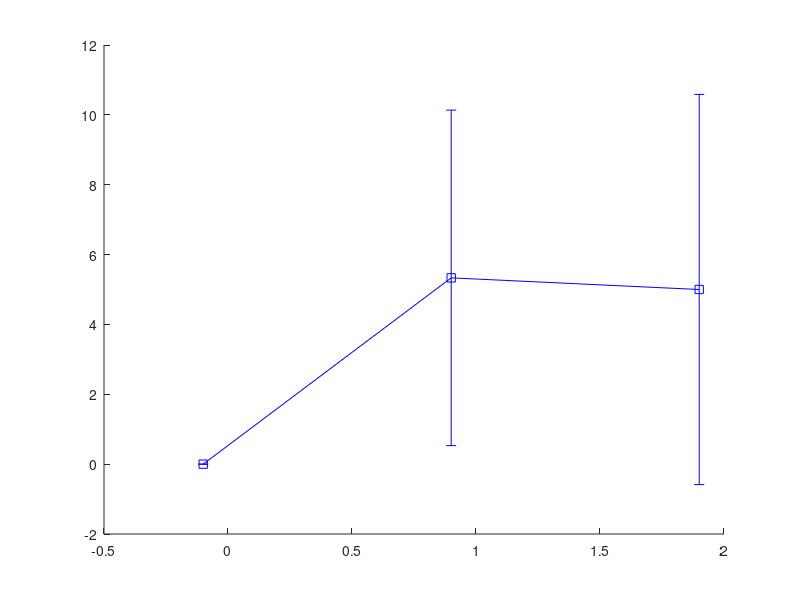

This chart was generated by the following MATLAB code: (Note: this script raises an error after producing the figure.)
% Program to evaluate BMI performance across all subjects and sessions of clinical study - NRI Project
% Author: Nikunj A. Bhagat, Graduate Student, University of Houston, 
% Contact: nbhagat08[at]gmail.com
% Date: October 12, 2015
%------------------------------------------------------------------------------------------------------------------------
% Revisions
% 10/12/15 - Evolved from import_markers_for_source_localization.m and acc_err_plots.m
%                    
%                    
%------------------------------------------------------------------------------------------------------------------------
clear;
paper_font_size = 12;
x_axis_deviation = [0.15,0.05,-0.05,-0.15];
directory = 'D:\NRI_Project_Data\Clinical_study_Data\';
Subject_names = {'S9014','S9012','S9011','S9010','S9009','S9007'};
Subject_numbers = [9014,9012,9011,9010,9009,9007];
Subject_labels = {'S6','S5','S4','S3','S2','S1'};
Subject_velocity_threshold = [1.17,1.28,1.16,1.03,1.99,1.19];
ACC_marker_color = {'--ob','-sk','-vr','-^m','--ok','-sb'};
Latency_marker_color = {'ob','sk','vr','^m','ok','sb'};
TPR_marker_color = {'--ok','--sk','--ok','--*k','--^k'};
FPR_marker_color = {'--ok','-sk','-ok','*k','^k'};
Marker_face_color = {'w','k','r','m','w','b'};
Sig_line_color = {'--k','--k','--k','--k','--k','--k'};
%likert_marker_color = {'-ok','-sk','-ok','--^k','-vk'};
h_acc = zeros(length(Subject_names),1);
h_tpr = zeros(length(Subject_names),1);
h_fpr = zeros(length(Subject_names),1);
h_intent = zeros(length(Subject_names),1);
h_likert = zeros(length(Subject_names),1);

plot_c3i_poster_plot = 0; 
plot_sfn_poster_plot = 0;
plot_movement_smoothness = 0;

if plot_sfn_poster_plot == 1
     all_subjects_bmi_performance = zeros(12,14,length(Subject_names));
     
    for subj_n = 1:length(Subject_names)
        bmi_performance = [];
%         bmi_performance_blockwise = [];
               
        fileid = dir([directory 'Subject_' Subject_names{subj_n} '\' Subject_names{subj_n} '_session_wise_results*']);
        results_filename = [directory 'Subject_' Subject_names{subj_n} '\' fileid.name];
        if ~exist(results_filename,'file')
            continue
        end
        subject_study_data = dlmread(results_filename,',',1,0);
        % Array fields - subject_study_data
        % 1 - Session_nos	2 - Block_number	3- Start_of_trial	4 - End_of_trial	5 - Valid_or_catch	
        % 6 - Intent_detected	7 - Time_to_trigger     8 -  Number_of_attempts     9 - EEG_decisions	10 - EEG_EMG_decisions	
        % 11 - MRCP_slope	12 - MRCP_neg_peak	13 - MRCP_AUC	14 - MRCP_mahalanobis	15 - feature_index	
        % 16 - Corrected_spatial_chan_avg_index     17 - Correction_applied_in_samples      18 - Likert_score	19 - Target     
        % 20 - Kinematic_onset_sample_num	21 - Target_is_hit   22 - Detection latency 23 - EMG_decisions
        
        unique_session_nos = unique(subject_study_data(:,1));
        subject_intent_per_min = [];
        for ses_num = 1:length(unique_session_nos)
            session_performance = subject_study_data(subject_study_data(:,1) == unique_session_nos(ses_num),:);
                        
            ind_valid_trials = find(session_performance(:,5) == 1);  % col 5 - Valid(1) or Catch(2)
            ind_success_valid_trials = find((session_performance(:,5) == 1) & (session_performance(:,6) == 1)); % col 5 - Intent detected
            session_TPR = length(ind_success_valid_trials)/length(ind_valid_trials);      % TPR

            ind_catch_trials = find(session_performance(:,5) == 2);
            ind_failed_catch_trials = find((session_performance(:,5) == 2) & (session_performance(:,6) == 1));
            ind_success_catch_trials = find((session_performance(:,5) == 2) & (session_performance(:,6) == 0));
            session_FPR = length(ind_failed_catch_trials)/length(ind_catch_trials); %FPR
            
            Session_accuracy = (length(ind_success_valid_trials) + length(ind_success_catch_trials))/(length(ind_valid_trials) + length(ind_catch_trials));
            
            time_to_trigger_success_valid_trials = session_performance(ind_success_valid_trials,7); %col 7 - Time to Trigger
            Session_Intent_per_min = 60./time_to_trigger_success_valid_trials;
            
            subject_intent_per_min  = [subject_intent_per_min; [unique_session_nos(ses_num).*ones(length(Session_Intent_per_min),1) Session_Intent_per_min]];
            
            session_latencies = session_performance(ind_success_valid_trials,22);
            session_latencies(session_latencies>1000) = [];
            session_latencies(session_latencies < -1000) = [];
            
            %Session_detection_latency_mean = mean(session_performance(ind_success_valid_trials,22));
            Session_detection_latency_mean = mean(session_latencies);
            %Session_detection_latency_std = std(session_performance(ind_success_valid_trials,22));
            Session_detection_latency_num_trials = length(session_latencies);
            
            Session_likert_mean = mean(session_performance(:,18));
            %Session_likert_std = std(session_performance(:,18));
            Session_likert_num_trials = size(session_performance,1);
            
            unique_block_nos = unique(subject_study_data(subject_study_data(:,1) == unique_session_nos(ses_num),2));
            % Block wise performance
% %             for block_num = 1:length(unique_block_nos)
% %                 block_performance = subject_study_data(subject_study_data(:,1) == unique_session_nos(ses_num) & ...
% %                                                                                                 subject_study_data(:,2) == unique_block_nos(block_num),:);
% %                 %ind_success_valid_trials = find((block_performance(:,5) == 1) & (block_performance(:,6) == 1));
% %                 %time_to_trigger_success_valid_trials = block_performance(ind_success_valid_trials,7); %col 7 - Time to Trigger
% %                 %Block_Intent_per_min = 60./time_to_trigger_success_valid_trials;
% %                 
% %                 block_ind_valid_trials = find(block_performance(:,5) == 1);  % col 5 - Valid(1) or Catch(2)
% %                 block_ind_success_valid_trials = find((block_performance(:,5) == 1) & (block_performance(:,6) == 1)); % col 5 - Intent detected
% %                 block_TPR = length(block_ind_success_valid_trials)/length(block_ind_valid_trials);      % TPR
% % 
% %                 block_ind_catch_trials = find(block_performance(:,5) == 2);
% %                 block_ind_failed_catch_trials = find((block_performance(:,5) == 2) & (block_performance(:,6) == 1));
% %                 block_ind_success_catch_trials = find((block_performance(:,5) == 2) & (block_performance(:,6) == 0));
% %                 block_FPR = length(block_ind_failed_catch_trials)/length(block_ind_catch_trials); %FPR
% % 
% %                 block_accuracy = (length(block_ind_success_valid_trials) + length(block_ind_success_catch_trials))/...
% %                                                  (length(block_ind_valid_trials) + length(block_ind_catch_trials));
% %                                              
% %                 bmi_performance_blockwise = [bmi_performance_blockwise;...
% %                                                                            [subj_n unique_session_nos(ses_num) unique_block_nos(block_num) block_TPR block_FPR block_accuracy] ];
% %             end

%             bmi_performance = [bmi_performance;...
%                                             [subj_n unique_session_nos(ses_num) session_TPR session_FPR length(ind_valid_trials) length(ind_catch_trials)...
%                                                             mean(Session_Intent_per_min) std(Session_Intent_per_min) median(Session_Intent_per_min) Session_likert_mean Session_likert_std...
%                                                             Session_detection_latency_mean Session_detection_latency_std Session_accuracy]];   
            %        1          2                 3                  4                 5                        6                                                    7 
            % [subj_n  ses_num  ses_TPR    ses_FPR   #valid_trials      #catch_trials          mean(session_intents/min)
            %                    8                                          9                                                       10                              11
            % std(session_intent/min)    median(session_intent/min)     Session_likert_mean      Session_likert_std                
            %                   12                                                                    13                                                    
            % Session_detection_latency_mean    Session_detection_latency_std
            %                    14
            %       Session_accuracy
            
            bmi_performance = [bmi_performance;...
                                            [subj_n unique_session_nos(ses_num) session_TPR session_FPR length(ind_valid_trials) length(ind_catch_trials)...
                                                            mean(Session_Intent_per_min) std(Session_Intent_per_min) median(Session_Intent_per_min) Session_likert_mean Session_likert_num_trials...
                                                            Session_detection_latency_mean Session_detection_latency_num_trials Session_accuracy]];   

        end
        
        all_subjects_bmi_performance(:,:,subj_n) =bmi_performance;
    end
    
        % all_subjects_bmi_performance has size (#of sessions, #variables,
        % #subjects)
        all_subjects_session_wise_accuracy_mean = mean(squeeze(all_subjects_bmi_performance(:,14,:)),2);
        all_subjects_session_wise_accuracy_std = std(squeeze(all_subjects_bmi_performance(:,14,:)),[],2);
        all_subjects_session_wise_FPR_mean = mean(squeeze(all_subjects_bmi_performance(:,4,:)),2);
        all_subjects_session_wise_FPR_std = std(squeeze(all_subjects_bmi_performance(:,4,:)),[],2);
        
        % http://www.itl.nist.gov/div898/software/dataplot/refman2/ch2/homepage.htm
        % http://stats.stackexchange.com/questions/6534/how-do-i-calculate-a-weighted-standard-deviation-in-excel
              
        All_session_latencies_mean = squeeze(all_subjects_bmi_performance(:,12,:));
        All_session_latencies_num_trials = squeeze(all_subjects_bmi_performance(:,13,:));
        %all_subjects_sessions_wise_latency_mean = sum(All_session_latencies_mean.*All_session_latencies_num_trials,2)./sum(All_session_latencies_num_trials,2);
        %all_subjects_sessions_wise_latency_std = std(squeeze(all_subjects_bmi_performance(:,13,:)),[],2);
        all_subjects_sessions_wise_latency_mean = [];
        all_subjects_sessions_wise_latency_std = [];
        for ses_num = 1:size(All_session_latencies_mean,1)
            means = All_session_latencies_mean(ses_num,:);
            trials = All_session_latencies_num_trials(ses_num,:);
            N = length(trials);
            weighted_means = sum(means.*trials)/sum(trials);
            weighted_standard_deviation = sqrt(sum(((means - weighted_means).^2).*trials)/(((N-1)/N)*sum(trials)));
            all_subjects_sessions_wise_latency_mean = [all_subjects_sessions_wise_latency_mean; weighted_means];
            all_subjects_sessions_wise_latency_std = [all_subjects_sessions_wise_latency_std; weighted_standard_deviation];
        end
        
        All_session_likert_mean = squeeze(all_subjects_bmi_performance(:,10,:));
        All_session_likert_num_trials = squeeze(all_subjects_bmi_performance(:,11,:));
%         all_subjects_sessions_wise_likert_mean = sum(All_session_likert_mean.*All_session_likert_num_trials,2)./sum(All_session_likert_num_trials,2);
%         all_subjects_sessions_wise_likert_std = std(squeeze(all_subjects_bmi_performance(:,13,:)),[],2);
        all_subjects_sessions_wise_likert_mean = [];
        all_subjects_sessions_wise_likert_std = [];
         for ses_num = 1:size(All_session_likert_mean,1)
            means = All_session_likert_mean(ses_num,:);
            trials = All_session_likert_num_trials(ses_num,:);
            N = length(trials);
            weighted_means = sum(means.*trials)/sum(trials);
            weighted_standard_deviation = sqrt(sum(((means - weighted_means).^2).*trials)/(((N-1)/N)*sum(trials)));
            all_subjects_sessions_wise_likert_mean = [all_subjects_sessions_wise_likert_mean weighted_means];
            all_subjects_sessions_wise_likert_std = [all_subjects_sessions_wise_likert_std weighted_standard_deviation];
        end
        
        
 %%       
        figure('Position',[700 100 7*116 6*116]); 
        Cplot = tight_subplot(4,1,[0.02 0.02],[0.1 0.05],[0.05 0.05]);
        
        axes(Cplot(1)); hold on;
        %h_acc = plot(1:size(all_subjects_bmi_performance,1), 100*all_subjects_session_wise_accuracy_mean,'-sk','MarkerFaceColor','k','LineWidth',1);
        h_acc = errorbar(1:size(all_subjects_bmi_performance,1), 100*all_subjects_session_wise_accuracy_mean, 100*all_subjects_session_wise_accuracy_std,'^k','MarkerFaceColor','k','LineWidth',1,'MarkerSize',10);
        ylim([0 110]); 
        xlim([0 12.5]);
        set(gca,'Ytick',[0 50 100],'YtickLabel',{'0' '50' '100'},'FontSize',paper_font_size);
        %set(gca,'Xtick',1:12,'Xticklabel',{'1' '2' '3' '4' '5' '6' '7' '8' '9' '10' '11' '12'});
        set(gca,'Xtick',1:12,'Xticklabel',' ');
        %title('Closed-loop BMI performance for ongoing clinical study','FontSize',paper_font_size);
        %title(Subject_names{subj_n},'FontSize',paper_font_size);
        %ylabel({'True Positive'; 'Rate (%)'},'FontSize',paper_font_size);
%         ylabel({'BMI Accuracy', 'Mean \pm S.D. (%)'},'FontSize',paper_font_size);
%         set(get(gca,'YLabel'),'Rotation',0); 
        %xlabel('Sessions','FontSize',10);
        set(gca,'Xgrid','on');
        set(gca,'Ygrid','on');
         mlr_acc = LinearModel.fit(1:size(all_subjects_bmi_performance,1),100*all_subjects_session_wise_accuracy_mean);
        if mlr_acc.coefTest <= 0.05
            line_regress = [ones(2,1) [1; size(all_subjects_bmi_performance,1)]]*mlr_acc.Coefficients.Estimate;
            plot(gca,[0  size(all_subjects_bmi_performance,1)+0.5],line_regress,'--r','LineWidth',0.5); hold on;
            text(size(bmi_performance,1)+0.5,line_regress(2)+0.5,{sprintf(' %.2f*',mlr_acc.Coefficients.Estimate(2))},'FontSize',paper_font_size,'Color','r');
        end
         hold off;
        
% %         axes(Cplot(1)); hold on;
% %         h_tpr(subj_n) = plot(1:size(bmi_performance,1), 100*bmi_performance(:,14),ACC_marker_color{subj_n},'MarkerFaceColor',Marker_face_color{subj_n},'LineWidth',1);
% %         ylim([0 130]); 
% %         xlim([0 12.5]);
% %         set(gca,'Ytick',[0 50 100],'YtickLabel',{'0' '50' '100'});
% %         set(gca,'Xtick',1:12,'Xticklabel',{'1' '2' '3' '4' '5' '6' '7' '8' '9' '10' '11' '12'});
% %         %title('Closed-loop BMI performance for ongoing clinical study','FontSize',paper_font_size);
% %         title(Subject_names{subj_n},'FontSize',paper_font_size);
% %         %ylabel({'True Positive'; 'Rate (%)'},'FontSize',paper_font_size);
% %         ylabel({'BMI Accuracy (%)'},'FontSize',paper_font_size);
% %         xlabel('Sessions','FontSize',10);
% %         for ses_num = 1:length(unique_session_nos)
% %             plot_ses_performance = bmi_performance_blockwise(bmi_performance_blockwise(:,1) == subj_n &...
% %                                                                                                            bmi_performance_blockwise(:,2) == unique_session_nos(ses_num), :);
% %             no_of_blocks = size(plot_ses_performance,1);
% %             plot_x_values = linspace((ses_num - 1 + 0.1),(ses_num - 0.1),no_of_blocks);
% %             plot(plot_x_values, 100*plot_ses_performance(:,6), 'sk','MarkerSize', 4)
% %         end
        
        axes(Cplot(2)); hold on;
        %h_fpr(subj_n) = plot(1:size(bmi_performance,1), 100*bmi_performance(:,4),FPR_marker_color{subj_n},'MarkerFaceColor',boxplot_color{subj_n},'LineWidth',1);
        h_acc2 = errorbar(1:size(all_subjects_bmi_performance,1), 100*all_subjects_session_wise_FPR_mean, 100*all_subjects_session_wise_FPR_std,'vk','MarkerFaceColor','w','LineWidth',1,'MarkerSize',10);
        ylim([0 110]); 
        xlim([0 12.5]);
        set(gca,'Ytick',[0 50 100],'YtickLabel',{'0' '50' '100'},'FontSize',paper_font_size);
        set(gca,'Xtick',1:12,'Xticklabel',' ');
%         ylabel({'False', 'Positives (%)'},'FontSize',paper_font_size);
%         set(get(gca,'YLabel'),'Rotation',0); 
        
        mlr_fpr = LinearModel.fit(1:size(all_subjects_bmi_performance,1),100*all_subjects_session_wise_FPR_mean);
        if mlr_fpr.coefTest <= 0.05
            line_regress = [ones(2,1) [1; size(bmi_performance,1)]]*mlr_fpr.Coefficients.Estimate;
            plot(gca,[0  size(bmi_performance,1)+0.5],line_regress,'--r','LineWidth',0.5); hold on;
            text(size(bmi_performance,1)+0.5,line_regress(2)+0.5,{sprintf(' %.2f*',mlr_fpr.Coefficients.Estimate(2))},'FontSize',paper_font_size,'Color','r');
        end
        set(gca,'Xgrid','on');
        set(gca,'Ygrid','on');
        hold off;
        
        axes(Cplot(3)); hold on;
        h_latency = errorbar(1:size(all_subjects_bmi_performance,1), all_subjects_sessions_wise_latency_mean, all_subjects_sessions_wise_latency_std,'ok','MarkerFaceColor','k','LineWidth',1,'MarkerSize',10);
        ylim([-200 200]); 
        xlim([0 12.5]);
        set(gca,'Ytick',[-200 0 200],'YtickLabel',{'-200' '0' '200'},'FontSize',paper_font_size);
        set(gca,'Xtick',1:12,'Xticklabel',' ');
%         ylabel({'Detection', 'Latency (msec.)'},'FontSize',paper_font_size);
%         set(get(gca,'YLabel'),'Rotation',0); 
        %xlabel('Sessions','FontSize',10);
        set(gca,'Xgrid','on');
        set(gca,'Ygrid','on');
         mlr_latency = LinearModel.fit(1:size(all_subjects_bmi_performance,1),all_subjects_sessions_wise_latency_mean/1000);
        if mlr_latency.coefTest <= 0.05
            line_regress = [ones(2,1) [1; size(all_subjects_bmi_performance,1)]]*mlr_latency.Coefficients.Estimate;
            plot(gca,[0  size(all_subjects_bmi_performance,1)+0.5],line_regress,'--r','LineWidth',0.5); hold on;
            text(size(bmi_performance,1)+0.5,line_regress(2)+0.5,{sprintf(' %.2f*',mlr_latency.Coefficients.Estimate(2))},'FontSize',paper_font_size,'Color','r');
        end
         hold off;
               
        axes(Cplot(4));hold on;
        h_likert(subj_n) = errorbar(1:size(all_subjects_bmi_performance,1), all_subjects_sessions_wise_likert_mean, all_subjects_sessions_wise_likert_std, 'ok','MarkerFaceColor','w','LineWidth',1,'MarkerSize',10);
        ylim([0 4]); 
        xlim([0 12.5]);
        set(gca,'Ytick',[1 2 3],'YtickLabel',{' '},'FontSize',paper_font_size);
        set(gca,'Xtick',1:12,'Xticklabel',{'1' '2' '3' '4' '5' '6' '7' '8' '9' '10' '11' '12'},'FontSize',paper_font_size);
%         ylabel({'Subject Rating'},'FontSize',paper_font_size);
%         set(get(gca,'YLabel'),'Rotation',0); 
        xlabel('Therapy sessions','FontSize',paper_font_size);
        mlr_likert = LinearModel.fit(1:size(all_subjects_bmi_performance,1),all_subjects_sessions_wise_likert_mean);
        if mlr_likert.coefTest <= 0.05
            line_regress = [ones(2,1) [1; size(all_subjects_bmi_performance,1)]]*mlr_likert.Coefficients.Estimate;
            plot(gca,[0  size(all_subjects_bmi_performance,1)+0.5],line_regress,'--r','LineWidth',0.5); hold on;
            text(size(all_subjects_bmi_performance,1)+0.5,line_regress(2),{sprintf(' %.2f*',mlr_likert.Coefficients.Estimate(2))},'FontSize',paper_font_size,'Color','r');
        end
        set(gca,'Xgrid','on');
        set(gca,'Ygrid','on');
        hold off;
        
        annotation('textbox',[0.9 0 0.1 0.07],'String','*\itp\rm < 0.05','EdgeColor','none','FontSize',paper_font_size);    
    
    
% %  commented on 4-28-16 ---for presentation 
% %      axes(Cplot(1)); hold on;
% %      [legend_h,object_h,plot_h,text_str] = ...
% %               legendflex([h_tpr(1), h_tpr(2)],{'S1 (132 trials/session)','S2 (121 trials/session)'},'ncol',2, 'ref',Cplot(1),...
% %                                   'anchor',[1 1],'buffer',[0 0],'box','off','xscale',1,'padding',[2 1 1]);
% %     hold off
% %                               
% %      axes(Cplot(2)); hold on;
% %      [legend_h,object_h,plot_h,text_str] = ...
% %               legendflex([h_fpr(1), h_fpr(2)],{'S1 (13 trials/session)','S2 (13 trials/session)'},'ncol',2, 'ref',Cplot(2),...
% %                                   'anchor',[1 1],'buffer',[0 0],'box','off','xscale',1,'padding',[2 1 1]);
% %       hold off


%      [legend_h,object_h,plot_h,text_str] = ...
%               legendflex([h_intent(1), h_intent(2)],{'S1','S2'},'ncol',2, 'ref',Cplot(2),...
%                                   'anchor',[1 1],'buffer',[0 0],'box','off','xscale',1,'padding',[2 1 1]);
                              
end

if plot_c3i_poster_plot == 1
     figure('Position',[700 100 7*116 2.5*116]); 
     Cplot = tight_subplot(1,1,[0.05 0.02],[0.25 0.1],[0.1 0.05]);
     Subject_wise_performance = [];
     
    for subj_n = 1:length(Subject_names)
        bmi_performance = [];
        bmi_performance_blockwise = [];
               
        fileid = dir([directory 'Subject_' Subject_names{subj_n} '\' Subject_names{subj_n} '_session_wise_results*']);
        results_filename = [directory 'Subject_' Subject_names{subj_n} '\' fileid.name];
        if ~exist(results_filename,'file')
            continue
        end
        subject_study_data = dlmread(results_filename,',',1,0);
        % Array fields - subject_study_data
        % 1 - Session_nos	2 - Block_number	3- Start_of_trial	4 - End_of_trial	5 - Valid_or_catch	
        % 6 - Intent_detected	7 - Time_to_trigger     8 -  Number_of_attempts     9 - EEG_decisions	10 - EEG_EMG_decisions	
        % 11 - MRCP_slope	12 - MRCP_neg_peak	13 - MRCP_AUC	14 - MRCP_mahalanobis	15 - feature_index	
        % 16 - Corrected_spatial_chan_avg_index     17 - Correction_applied_in_samples      18 - Likert_score	19 - Target     
        % 20 - Kinematic_onset_sample_num	21 - Target_is_hit   22 - Detection latency 23 - EMG_decisions
        
        unique_session_nos = unique(subject_study_data(:,1));
        subject_intent_per_min = [];
        for ses_num = 1:length(unique_session_nos)
            session_performance = subject_study_data(subject_study_data(:,1) == unique_session_nos(ses_num),:);
                        
            ind_valid_trials = find(session_performance(:,5) == 1);  % col 5 - Valid(1) or Catch(2)
            ind_success_valid_trials = find((session_performance(:,5) == 1) & (session_performance(:,6) == 1)); % col 5 - Intent detected
            session_TPR = length(ind_success_valid_trials)/length(ind_valid_trials);      % TPR

            ind_catch_trials = find(session_performance(:,5) == 2);
            ind_success_catch_trials = find((session_performance(:,5) == 2) & (session_performance(:,6) == 0)); % True negative
            ind_failed_catch_trials = find((session_performance(:,5) == 2) & (session_performance(:,6) == 1)); % False positives
            session_FPR = length(ind_failed_catch_trials)/length(ind_catch_trials); %FPR
            
            Session_accuracy = (length(ind_success_valid_trials) + length(ind_success_catch_trials))/(length(ind_valid_trials) + length(ind_catch_trials));
            
            time_to_trigger_success_valid_trials = session_performance(ind_success_valid_trials,7); %col 7 - Time to Trigger
            Session_Intent_per_min = 60./time_to_trigger_success_valid_trials;
            
            subject_intent_per_min  = [subject_intent_per_min; [unique_session_nos(ses_num).*ones(length(Session_Intent_per_min),1) Session_Intent_per_min]];
            
            session_latencies = session_performance(ind_success_valid_trials,22);
            session_latencies(session_latencies < -1000 | session_latencies > 1000) = [];
            Session_detection_latency_mean = mean(session_latencies);
            Session_detection_latency_std = std(session_latencies);
            Session_likert_mean = mean(session_performance(:,18));
            Session_likert_std = std(session_performance(:,18));
            
            unique_block_nos = unique(subject_study_data(subject_study_data(:,1) == unique_session_nos(ses_num),2));
            % Block wise performance
            for block_num = 1:length(unique_block_nos)
                block_performance = subject_study_data(subject_study_data(:,1) == unique_session_nos(ses_num) & ...
                                                                                                subject_study_data(:,2) == unique_block_nos(block_num),:);
                %ind_success_valid_trials = find((block_performance(:,5) == 1) & (block_performance(:,6) == 1));
                %time_to_trigger_success_valid_trials = block_performance(ind_success_valid_trials,7); %col 7 - Time to Trigger
                %Block_Intent_per_min = 60./time_to_trigger_success_valid_trials;
                
                block_ind_valid_trials = find(block_performance(:,5) == 1);  % col 5 - Valid(1) or Catch(2)
                block_ind_success_valid_trials = find((block_performance(:,5) == 1) & (block_performance(:,6) == 1)); % col 5 - Intent detected
                block_TPR = length(block_ind_success_valid_trials)/length(block_ind_valid_trials);      % TPR

                block_ind_catch_trials = find(block_performance(:,5) == 2);
                block_ind_failed_catch_trials = find((block_performance(:,5) == 2) & (block_performance(:,6) == 1));
                block_ind_success_catch_trials = find((block_performance(:,5) == 2) & (block_performance(:,6) == 0));
                block_FPR = length(block_ind_failed_catch_trials)/length(block_ind_catch_trials); %FPR

                block_accuracy = (length(block_ind_success_valid_trials) + length(block_ind_success_catch_trials))/...
                                                 (length(block_ind_valid_trials) + length(block_ind_catch_trials));
                                             
                bmi_performance_blockwise = [bmi_performance_blockwise;...
                                                                           [subj_n unique_session_nos(ses_num) unique_block_nos(block_num) block_TPR block_FPR block_accuracy] ]; % Added 10-18-2016
                                                                       
            end

            mean_Session_accuracy_blockwise = mean(bmi_performance_blockwise((bmi_performance_blockwise(:,1) == subj_n) & (bmi_performance_blockwise(:,2) == unique_session_nos(ses_num)),6));
            std_Session_accuracy_blockwise = std(bmi_performance_blockwise((bmi_performance_blockwise(:,1) == subj_n) & (bmi_performance_blockwise(:,2) == unique_session_nos(ses_num)),6));
            
            bmi_performance = [bmi_performance;...
                                            [subj_n unique_session_nos(ses_num) session_TPR session_FPR length(ind_valid_trials) length(ind_catch_trials)...
                                                            mean(Session_Intent_per_min) std(Session_Intent_per_min) median(Session_Intent_per_min) Session_likert_mean Session_likert_std...
                                                            Session_detection_latency_mean Session_detection_latency_std Session_accuracy...
                                                            mean_Session_accuracy_blockwise std_Session_accuracy_blockwise]];   
            %        1          2                 3                  4                 5                        6                                                    7 
            % [subj_n  ses_num  ses_TPR    ses_FPR   #valid_trials      #catch_trials          mean(session_intents/min)
            %                    8                                          9                                                       10                              11
            % std(session_intent/min)    median(session_intent/min)     Session_likert_mean      Session_likert_std                
            %                   12                                                                    13                                                      14
            % Session_detection_latency_mean    Session_detection_latency_std           Session_accuracy       
            %                   15                                                                    16
            % mean_Session_accuracy_blockwise    std_Session_accuracy_blockwise
        end
                
        axes(Cplot(1)); hold on;
        h_tpr(subj_n) = plot(1:size(bmi_performance,1), 100*bmi_performance(:,14),ACC_marker_color{subj_n},'MarkerFaceColor',Marker_face_color{subj_n},'LineWidth',1);
        %plot(1:size(bmi_performance,1), 100*bmi_performance(:,14),'-ok','LineWidth',1);
        %h_fpr(subj_n) = plot(1:size(bmi_performance,1), 100*bmi_performance(:,4),FPR_marker_color{subj_n},'MarkerFaceColor','none','LineWidth',1);
        ylim([0 110]); 
        xlim([0.5 13]);
        set(gca,'Ytick',[0 50 100],'YtickLabel',{'0' '50' '100'});
        %set(gca,'Xtick',1:12,'Xticklabel',{' '});
        set(gca,'Xtick',1:12,'Xticklabel',{'1' '2' '3' '4' '5' '6' '7' '8' '9' '10' '11' '12'});
        xlabel('Sessions','FontSize',10);
        title('Closed-loop BMI performance for ongoing clinical study (6 subjects)','FontSize',paper_font_size);
        ylabel({'BMI Accuracy (%)'},'FontSize',paper_font_size);
         %xlabel('Sessions','FontSize',10);
         
        mlr_acc = LinearModel.fit(1:size(bmi_performance,1),100*bmi_performance(:,14));
        if mlr_acc.coefTest <= 0.05
            %line_regress = [ones(2,1) [1; size(bmi_performance,1)]]*mlr_tpr.Coefficients.Estimate;
            %plot(gca,[0  size(bmi_performance,1)+0.25],line_regress,Sig_line_color{subj_n},'LineWidth',0.5); hold on;
            %text(size(bmi_performance,1)+0.25,line_regress(2)+0.5,{sprintf(' %.2f*',mlr_tpr.Coefficients.Estimate(2))},'FontSize',paper_font_size);
            Subject_labels{subj_n} = [Subject_labels{subj_n} '*'];
        end
  
%         if subj_n == 1
%             %legend([h_tpr h_fpr],'TPR','FPR','Location','SouthEast');
%              [legend_h,object_h,plot_h,text_str] = ...
%                             legendflex([h_tpr(1), h_fpr(1)],{'True Positives','False Positives'},'ncol',2, 'ref',Cplot(1),...
%                                                 'anchor',[1 1],'buffer',[0 0],'box','off','xscale',1,'padding',[2 1 1]);
%     %         set(object_h(3),'FaceAlpha',0.5);
%     %         set(object_h(4),'FaceAlpha',0.5);
%             set(gca,'Xgrid','on');
%             set(gca,'Ygrid','on');
%         end
        set(gca,'Xgrid','off');
        set(gca,'Ygrid','on');
        hold off;
        
%         axes(Cplot(2)); hold on;
%         h_fpr(subj_n) = plot(1:size(bmi_performance,1), 100*bmi_performance(:,4),FPR_marker_color{subj_n},'MarkerFaceColor',Marker_face_color{subj_n},'LineWidth',1);
%         ylim([-10 100]); 
%         xlim([0.5 13]);
%         set(gca,'Ytick',[0 50 100],'YtickLabel',{'0' '50' '100'});
%         set(gca,'Xtick',1:12,'Xticklabel',{'1' '2' '3' '4' '5' '6' '7' '8' '9' '10' '11' '12'});
%         ylabel({'False Positive'; 'Rate (%)'},'FontSize',paper_font_size);
%          xlabel('Sessions','FontSize',10);
%         mlr_tpr = LinearModel.fit(1:size(bmi_performance,1),100*bmi_performance(:,3));
%         
%         mlr_fpr = LinearModel.fit(1:size(bmi_performance,1),100*bmi_performance(:,4));
%         if mlr_fpr.coefTest <= 0.05
% %             line_regress = [ones(2,1) [1; size(bmi_performance,1)]]*mlr_fpr.Coefficients.Estimate;
% %             plot(gca,[0  size(bmi_performance,1)+0.25],line_regress,Sig_line_color{subj_n},'LineWidth',0.5); hold on;
% %             text(size(bmi_performance,1)+0.25,line_regress(2)+0.5,{sprintf(' %.2f*',mlr_fpr.Coefficients.Estimate(2))},'FontSize',paper_font_size);
%             Subject_labels{subj_n} = [Subject_labels{subj_n} '^'];
%         end
% %         if subj_n == 1
% %             %legend([h_tpr h_fpr],'TPR','FPR','Location','SouthEast');
% %              [legend_h,object_h,plot_h,text_str] = ...
% %                             legendflex([h_tpr(1), h_fpr(1)],{'True Positives','False Positives'},'ncol',2, 'ref',Cplot(1),...
% %                                                 'anchor',[1 1],'buffer',[0 0],'box','off','xscale',1,'padding',[2 1 1]);
% %     %         set(object_h(3),'FaceAlpha',0.5);
% %     %         set(object_h(4),'FaceAlpha',0.5);
% %             set(gca,'Xgrid','on');
% %             set(gca,'Ygrid','on');
% %         end
%         set(gca,'Xgrid','on');
%         set(gca,'Ygrid','on');
%         hold off;
        
%         axes(Cplot(3)); hold on;
% %         hbox_axes = boxplot(subject_intent_per_min(:,2),subject_intent_per_min(:,1),'plotstyle','traditional','widths',0.5,'labelorientation','horizontal','symbol','o','colors',boxplot_color{subj_n}); % symbol - Outliers take same color as box
% %         set(hbox_axes(6,1:size(bmi_performance,1)),'Color',boxplot_color{subj_n});
% %         set(hbox_axes(7,1:size(bmi_performance,1)),'MarkerSize',4);
% %         set(hbox_axes,'LineWidth',1);
%         h_intent(subj_n) = plot(1:size(bmi_performance,1), bmi_performance(:,9),likert_marker_color{subj_n},'MarkerFaceColor',boxplot_color{subj_n},'LineWidth',1);
%         ylim([0 20]); 
%         xlim([0.5 13]);
%         set(gca,'Ytick',[0 10 20],'YtickLabel',{'0' '10' '20'});
%         set(gca,'Xtick',1:12,'Xticklabel',' ');
%        ylabel({'No. of Intents'; 'detected per min.'; '(median)'},'FontSize',paper_font_size);
%         plot1_pos = get(Cplot(1),'Position');
%         boxplot_pos = get(gca,'Position');
%         set(gca,'Position',[plot1_pos(1) boxplot_pos(2) plot1_pos(3) boxplot_pos(4)]);
%         mlr_intents = LinearModel.fit(1:size(bmi_performance,1),bmi_performance(:,9));
%         if mlr_intents.coefTest <= 0.05
%             line_regress = [ones(2,1) [1; size(bmi_performance,1)]]*mlr_intents.Coefficients.Estimate;
%             plot(gca,[0  size(bmi_performance,1)+0.25],line_regress,Sig_line_color{subj_n},'LineWidth',0.5); hold on;
%             text(size(bmi_performance,1)+0.25,line_regress(2)+0.5,{sprintf(' %.2f*',mlr_intents.Coefficients.Estimate(2))},'FontSize',paper_font_size);
%         end
%         set(gca,'Xgrid','on');
%         set(gca,'Ygrid','on');
%         hold off;
        
% Commented here on 9-8-2016
%         axes(Cplot(2));hold on;
%         h_latency = errorbar([1:size(bmi_performance,1)]+x_axis_deviation(subj_n), bmi_performance(:,12)./1000, bmi_performance(:,13)./1000, Latency_marker_color{subj_n},'MarkerFaceColor',Marker_face_color{subj_n},'LineWidth',1);
%         ylim([-1 1]); 
%         xlim([0.5 13]);
%         set(gca,'Ytick',[-1 -0.5 0 0.5 1],'YtickLabel',{'-1' '-0.5' '0' '0.5' '1'});
%         set(gca,'Xtick',1:12,'Xticklabel',{' '});
%         ylabel({'Intent detection';'latency (sec.)'},'FontSize',paper_font_size);
%         %xlabel('Sessions','FontSize',10);
%         plot1_pos = get(Cplot(1),'Position');
%         latencyplot_pos = get(gca,'Position');
%         set(gca,'Position',[plot1_pos(1) latencyplot_pos(2) plot1_pos(3) latencyplot_pos(4)]);
%         mlr_latency = LinearModel.fit(1:size(bmi_performance,1),bmi_performance(:,12));
%         if mlr_latency.coefTest <= 0.05
%             line_regress = [ones(2,1) [1; size(bmi_performance,1)]]*mlr_latency.Coefficients.Estimate;
%             %plot(gca,[0  size(bmi_performance,1)+0.25],line_regress,'--k','LineWidth',0.5); hold on;
%             %text(size(bmi_performance,1)+0.25,line_regress(2)+0.5,{sprintf(' %.2f*',mlr_latency.Coefficients.Estimate(2))},'FontSize',paper_font_size);
%         end
%         set(gca,'Xgrid','off');
%         set(gca,'Ygrid','on');
%         hold off;
%         
% %         figure;
% %         
% %         [f1,x1] = hist(subject_study_data(:,22),-500:10:500);
% %         h_patch(1) = jbfill(x1,f1./trapz(x1,f1), zeros(1,length(-500:10:500)),'r','r',1,0.5);
%         
%         axes(Cplot(3));hold on;
%         h_likert(subj_n) = errorbar([1:size(bmi_performance,1)]+x_axis_deviation(subj_n), bmi_performance(:,10), bmi_performance(:,11), Latency_marker_color{subj_n},'MarkerFaceColor',Marker_face_color{subj_n},'LineWidth',1);
%         ylim([0 4]); 
%         xlim([0.5 13]);
%         set(gca,'Ytick',[1 2 3],'YtickLabel',{'1' '2' '3'});
%         set(gca,'Xtick',1:12,'Xticklabel',{'1' '2' '3' '4' '5' '6' '7' '8' '9' '10' '11' '12'});
%         ylabel({'Subject rating'; '(Likert scale)'},'FontSize',paper_font_size);
%         xlabel('Sessions','FontSize',10);
%         mlr_likert = LinearModel.fit(1:size(bmi_performance,1),bmi_performance(:,10));
%         if mlr_likert.coefTest <= 0.05
%             line_regress = [ones(2,1) [1; size(bmi_performance,1)]]*mlr_likert.Coefficients.Estimate;
%             %plot(gca,[0  size(bmi_performance,1)+0.25],line_regress,Sig_line_color{subj_n},'LineWidth',0.5); hold on;
%             %text(size(bmi_performance,1)+0.25,line_regress(2)+0.5,{sprintf(' %.2f*',mlr_likert.Coefficients.Estimate(2))},'FontSize',paper_font_size);
%         end
%         set(gca,'Xgrid','off');
%         set(gca,'Ygrid','on');
%         hold off;
             
        
        
        
     Subject_wise_performance = [Subject_wise_performance; bmi_performance];   
    end
    
%    legendflex(fliplr(h_tpr')',fliplr(Subject_labels),'ncol',3, 'ref',Cplot(1),'anchor',[3 1],'buffer',[0 5],'box','on','xscale',1,'padding',[2 1 1], 'title', 'Subject labels');
    %annotation('textbox',[0 0 0.1 0.07],'String','*\itp\rm < 0.05','EdgeColor','none');
    Group_mean = mean(Subject_wise_performance);
    Group_std = std(Subject_wise_performance);
    mean_Subject_wise_perf_mean = [];
    mean_Subject_wise_perf_std = [];
    mean_Subject_wise_FPR_mean = [];
    max_Subject_wise_intrasession_variability = [];
     for subj_n = 1:length(Subject_names)
         mean_Subject_wise_perf_mean = [mean_Subject_wise_perf_mean;...
                                                                mean(Subject_wise_performance(Subject_wise_performance(:,1) == subj_n,15))]; % Accuracy
         mean_Subject_wise_perf_std = [mean_Subject_wise_perf_std;...
                                                                std(Subject_wise_performance(Subject_wise_performance(:,1) == subj_n,15))];
         %max_Subject_wise_intrasession_variability = [max_Subject_wise_intrasession_variability;
         %                                                       max(Subject_wise_performance(Subject_wise_performance(:,1) == subj_n,16))];
         mean_Subject_wise_FPR_mean = [mean_Subject_wise_FPR_mean;
                                                                     mean(Subject_wise_performance(Subject_wise_performance(:,1) == subj_n,4))];    % FPR
     end
    %figure; boxplot(Subject_wise_performance(:,4),Subject_wise_performance(:,1))
end

if plot_movement_smoothness == 1
    load('C:\NRI_BMI_Mahi_Project_files\All_Subjects\Smoothness_coefficient_S9007-9010.mat');
    kin_smoothness = s7_s9_s10_smth;
    figure('Position',[700 100 7*116 2.5*116]);
    Cplot = tight_subplot(1,1,[0.05 0.02],[0.15 0.05],[0.1 0.05]);
    axes(Cplot(1));hold on;
    for subj_n = 2: length(Subject_names)
        kin_performance = kin_smoothness(kin_smoothness(:,1) == Subject_numbers(subj_n),:);
        errorbar([0:12]+x_axis_deviation(subj_n), kin_performance(end-12:end,7), kin_performance(end-12:end,8), Latency_marker_color{subj_n},'MarkerFaceColor',Marker_face_color{subj_n},'LineWidth',1);
    end
    ylim([-1 1.2]); 
    xlim([-0.5 12.5]);
    set(gca,'Ytick',[-1 0 1],'YtickLabel',{'-1' '0' '1'});
    set(gca,'Xtick',0:12,'Xticklabel',{'Baseline' '1' '2' '3' '4' '5' '6' '7' '8' '9' '10' '11' '12'});
    %ylabel({'Subject rating'; '(Likert scale)'},'FontSize',paper_font_size);
    xlabel('Sessions','FontSize',paper_font_size);
    set(gca,'Xgrid','off');
    set(gca,'Ygrid','on');
    hold off;       
end
%% Plot clinical assessemnt results
ARAT_scores = [43 55 53 55;
                             4  4    6   5;
                             45 54 42 49;
                             4   4   4 4;               % (4,3), 
                             39 44 42 40;          % (5,3), interpolated interp1([1 2 4],[39 44 40],3)
                             30 36 38 42];

 FMA_scores = [53	51	56	58	58;
                            24	26	27	26	21;
                            49	48	47	50	54;
                            18	21	24	24	24;     % interp1([1 2 3 5],[18	21 24 24],4)
                            37	44	51	47	43;
                            47	45	49	49	49];
FMA_scores(:,1) = [];

 JebsenTaylor_scores = [74.97	76.48	77.9	91.38;
                                           600		600		600		600;
                                           119.15	104.7	95.36	90.19;
                                           600		600			600     600;
                                           123.48	161.03  148.5250   136.02;
                                           93.58	92.28	104.68	81.11];


ARAT_scores = ARAT_scores - repmat(ARAT_scores(:,1),[1 4]);
FMA_scores = FMA_scores - repmat(FMA_scores(:,1),[1 4]);
JebsenTaylor_scores = JebsenTaylor_scores - repmat(JebsenTaylor_scores(:,1),[1 4]);

    figure('Position',[-1500 200 6*116 3*116]); 
    hold on;
    xrange = 0:2;
    h_arat = errorbar(xrange-0.1, mean(ARAT_scores(:,[1 2 4])), std(ARAT_scores(:,[1 2 4])),'-sb','MarkerFaceColor','b','LineWidth',1,'MarkerSize',10);
    h_fma = errorbar(xrange+0.1, mean(FMA_scores(:,[1 2 4])), std(FMA_scores(:,[1 2 4])),'-or','MarkerFaceColor','w','LineWidth',1,'MarkerSize',10);
    ylim([-4 11]); 
    xlim([-0.1 2.5]);
    set(gca,'Ytick',[-2 0 2 4 6 8 10],'FontSize',paper_font_size);
    %set(gca,'Xtick',1:12,'Xticklabel',{'1' '2' '3' '4' '5' '6' '7' '8' '9' '10' '11' '12'});
    %set(gca,'Xtick',0:3,'Xticklabel',{'Baseline', 'Post-tt', 'Post-2wks', 'Post-2mon'},'FontSize',paper_font_size);
    set(gca,'Xtick',0:2,'Xticklabel',{'Baseline', 'Post-treat.', 'Post-2 mon.'},'FontSize',paper_font_size);
    legend([h_arat h_fma],{'Action Research Arm Test','Fugl-Meyer Upper Ext.'},'Orientation','Vertical','Location','NorthEastOutside')
    line([-0.5 4],[0 0],'LineStyle','--','Color','k')
    %title('Closed-loop BMI performance for ongoing clinical study','FontSize',paper_font_size);
    %title(Subject_names{subj_n},'FontSize',paper_font_size);
    %ylabel({'True Positive'; 'Rate (%)'},'FontSize',paper_font_size);
    %         ylabel({'BMI Accuracy', 'Mean \pm S.D. (%)'},'FontSize',paper_font_size);
    %         set(get(gca,'YLabel'),'Rotation',0); 
    %xlabel('Sessions','FontSize',10);
    set(gca,'Xgrid','off');
    set(gca,'Ygrid','off');
    annotation('textbox',[0.9 0 0.1 0.07],'String','*','EdgeColor','none','FontSize',24);    

%% Repeated measures anova 
%http://vassarstats.net/anova1u.html
FMA_rm_anova = [FMA_scores(:,1) FMA_scores(:,2) FMA_scores(:,4)];
ARAT_rm_anova = [ARAT_scores(:,1) ARAT_scores(:,2) ARAT_scores(:,4)];

%[p_ARAT,tbl_ARAT,stats_ARAT] = friedman(ARAT_rm_anova)

% 1 Factor Repeated Measures ANOVA, Chp 11, Pg 275 
alzheimer = [ 7 8 8 7;
                      9 8 10 11;
                      5 6 8 7;
                      10 9 10 11;
                      4 5 7 8;
                      5 4 5 5;
                      6 5 6 7;
                      8 9 9 10];
          
%X = alzheimer;
X = ARAT_rm_anova;
J = size(X,1);  % Number of participants
I = size(X,2);  % Number of treatment levels/factors

Xi_dot = sum(X,1);      % Sigma_X for each level of treatment

X_dotdot = sum(Xi_dot);     % Total Sigma_X

Xi_mean = Xi_dot/J;

CM = (X_dotdot.^2)/(I*J);       % Correction to the mean

SSTr = sum(Xi_dot.^2)/J - CM;
SST = sum(sum(X.^2)) - CM;

% Obtain Sum of Squares for Subjects (SSS)
SSS = sum(sum(X,2).^2)/I - CM;

SSE = SST - SSS - SSTr;

% Calculate degrees of freedom 
df_SSTr = I-1;
df_SST = I*J - 1;
df_SSS = J - 1;
df_SSE = df_SST - df_SSS - df_SSTr;

F_statistic = (SSTr/df_SSTr)/(SSE/df_SSE);
display(F_statistic);
p_value = 1-fcdf(F_statistic,df_SSTr,df_SSE);
display(p_value);

% Determine Effect Size
MSSE = (SSE/df_SSE);
omega_sq = (SSTr - (I-1)*MSSE)/(SST + MSSE);
display(omega_sq);
